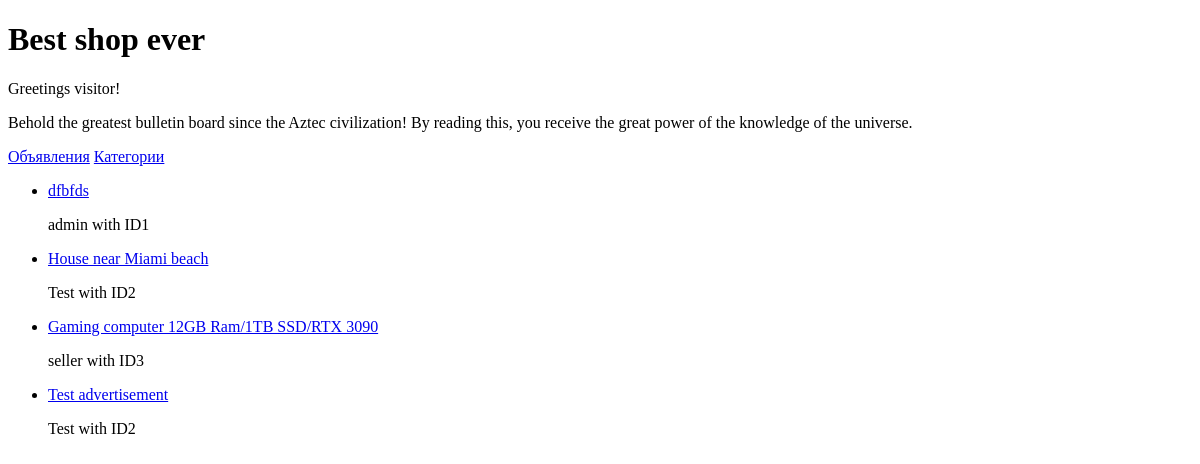
/, run on an earlier commit of the app's database.
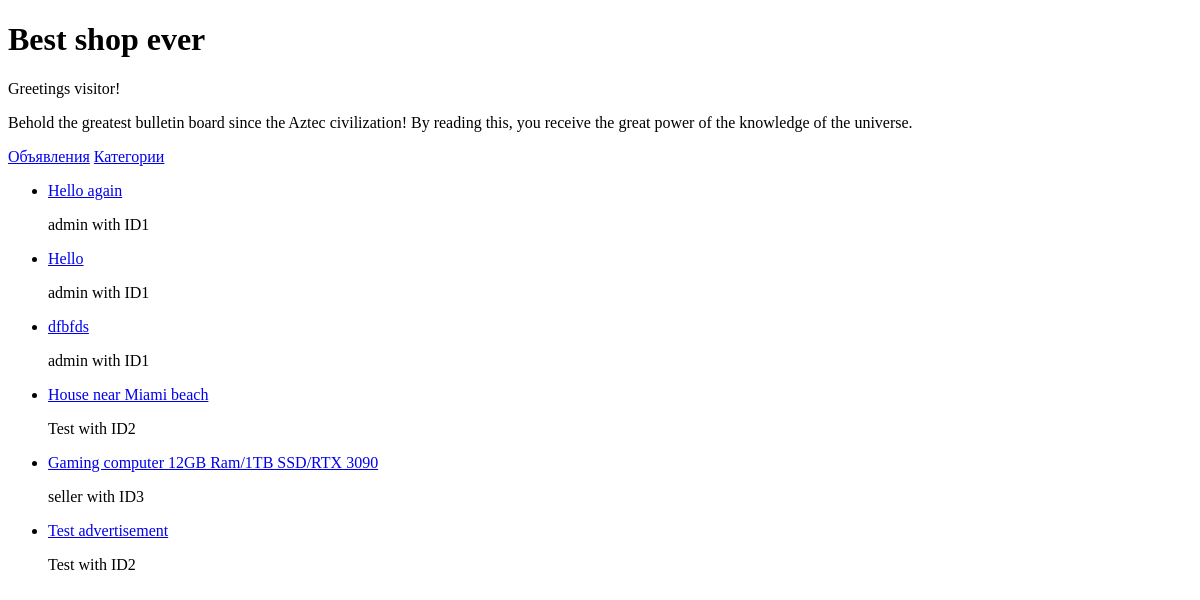
And on a later commit of the database.
### ads/models.py (models this page shows, shortened)
class Advertisement(models.Model):
    author = models.ForeignKey(CustomUser, on_delete=models.CASCADE, related_name='ads')
    title = models.CharField(max_length=150, blank=False)
    description = models.TextField(max_length=5000, blank=False)
    image = models.ImageField(upload_to=ad_image_path)
    date_pub = models.DateTimeField(auto_now_add=True)
    date_edit = models.DateTimeField(auto_now=True)
    category = models.ForeignKey(Category, on_delete=models.SET_DEFAULT, related_name='advertisements', default=default_category())

### bestclassified/models.py (models this page shows, shortened)
class CustomUser(AbstractUser):
    birth_date = models.DateField(blank=True, null=True)
    photo = models.ImageField(upload_to=user_profile_photo_path)
    telephone = PhoneField(blank=True)
    def __str__(self):
        return f"{self.username} with ID{self.id}"

### ads/views.py (the view)
# urls.py: re_path(r'^$', views.IndexView.as_view(), name='index'),
class IndexView(ListView):
    model = Advertisement
    template_name = 'ads/index.html'
    context_object_name = 'ads'
    queryset = Advertisement.objects.order_by('-date_pub')[:7]

### ads/templates/ads/index.html (shortened to what this page needs)
<!DOCTYPE html>
<html lang="en">
<head>
</head>
<body>
<h1>Best shop ever</h1>
<p>Greetings visitor!</p>
<p>Behold the greatest bulletin board since the Aztec civilization! By reading this, you receive the great power of the knowledge of the universe.</p>
<a href="{% url 'ads:recent_ads' %}">Объявления</a>
<a href="{% url 'ads:categories' %}">Категории</a>
{% if ads %}
<ul>
    {% for ad in ads %}
    <li>
        <a href="{% url 'ads:ad_show' ad.id %}">{{ ad.title }}</a>
        <p>{{ ad.author }}</p>
    </li>
    {% endfor %}
</ul>
{% endif %}
</body>
</html>

What changed in the data, as far as the page shows it:
added Advertisement: title "Hello again", author "admin with ID1"
added Advertisement: title "Hello", author "admin with ID1"
